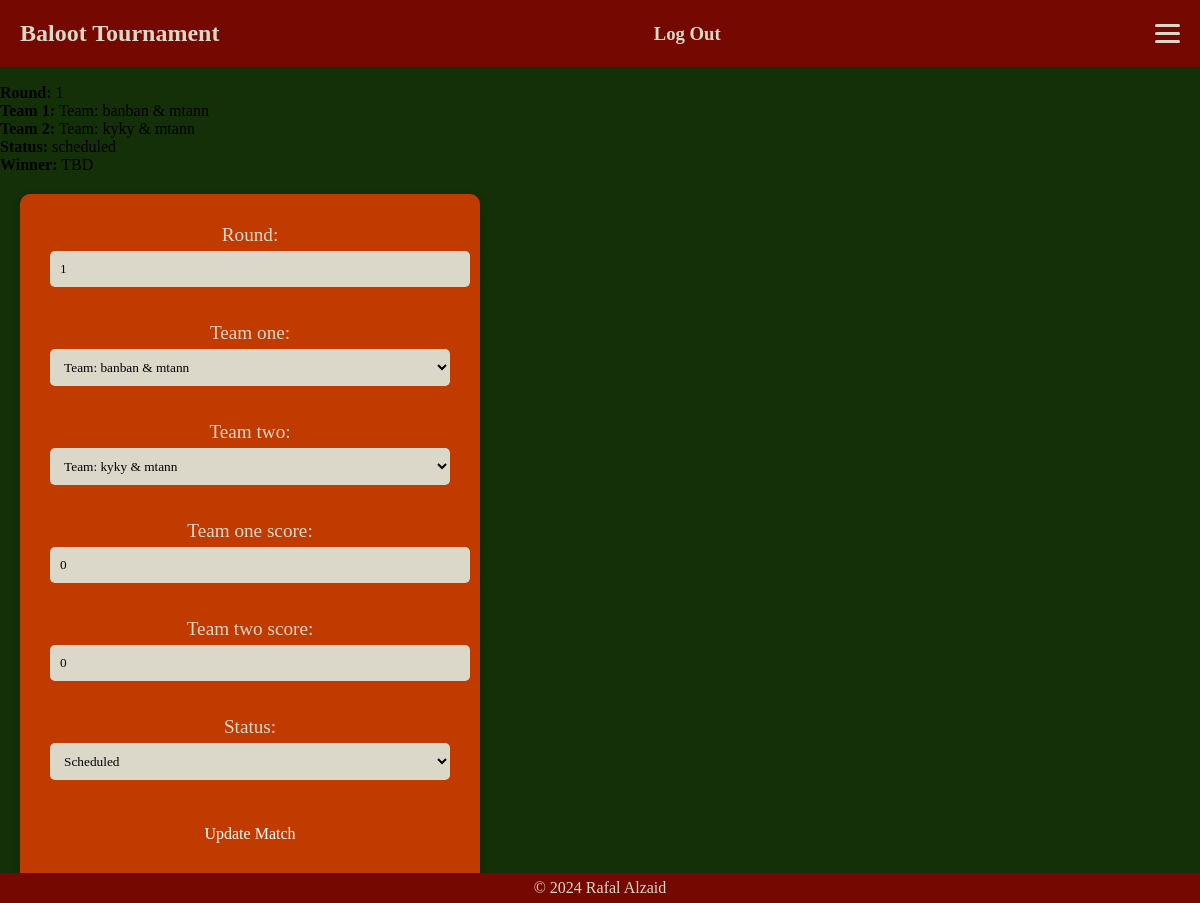
Page /project/match_detail/8/ (signed in) on the committed database.
### project/models.py (models this page shows, shortened)
class Match(models.Model):
    team_one = models.ForeignKey('Team', on_delete=models.CASCADE, related_name='matches_as_team_one')
    team_two = models.ForeignKey('Team', on_delete=models.CASCADE, related_name='matches_as_team_two', null=True, blank=True)
    team_one_score = models.IntegerField(default=0)
    team_two_score = models.IntegerField(default=0)
    winner = models.ForeignKey('Team', on_delete=models.SET_NULL, null=True, blank=True, related_name='matches_won')
    round = models.IntegerField()
    status = models.CharField(max_length=10, choices=STATUS_CHOICES, default='scheduled')

class Team(models.Model):
    player_one = models.ForeignKey(User, on_delete=models.CASCADE, related_name='player_one_teams')
    player_two = models.ForeignKey(User, on_delete=models.CASCADE, related_name='player_two_teams', null=True, blank=True)
    score = models.IntegerField(default=0)
    def __str__(self):
        return f"Team: {self.player_one.username} & {self.player_two.username if self.player_two else 'Solo'}"

### project/views.py (the view)
# urls.py: path('match_detail/<int:pk>/', match_detail, name='match-detail'),
@login_required(login_url='/signin/')
def match_detail(request, pk):
    match = get_object_or_404(Match, pk=pk)
    user_involved = request.user in [
        match.team_one.player_one,
        match.team_one.player_two,
        match.team_two.player_one if match.team_two else None,
        match.team_two.player_two if match.team_two else None
    ]
    if request.method == 'POST' and user_involved:
        form = MatchForm(request.POST, instance=match)
        if form.is_valid():
            form.save()  # Automatically updates the winner and advances them if status is completed
            messages.success(request, "Match updated successfully!")
            return redirect('team-list')
        else:
            messages.error(request, "Failed to update match. Please check your input.")
    else:
        form = MatchForm(instance=match) if user_involved else None
    return render(request, 'project/match_detail.html', {
        'match': match,
        'form': form,
        'user_involved': user_involved
    })

### project/forms.py
class MatchForm(forms.ModelForm):
    class Meta:
        model = Match
        fields = ['round', 'team_one', 'team_two', 'team_one_score', 'team_two_score', 'status']

### project/templates/project/match_detail.html (shortened to what this page needs)
{% extends 'project/base.html' %}
{% load custom_filters %}
{% block content %}
<p class="match-detail-main1"><strong>Round:</strong> {{ match.round }}</p>
<p><strong>Team 1:</strong> {{ match.team_one }}</p>
{% if match.team_two %}
    <p><strong>Team 2:</strong> {{ match.team_two }}</p>
{% else %}
    <p><strong>Team 2:</strong> TBD</p>
{% endif %}
<p><strong>Status:</strong> {{ match.status }}</p>
{% if match.winner %}
    <p><strong>Winner:</strong> {{ match.winner }}</p>
{% else %}
    <p><strong>Winner:</strong> TBD</p>
{% endif %}
{% if user_involved %}
    <form method="POST">
        {{ form.as_p }}
        <button type="submit">Update Match</button>
    </form>
{% else %}
    <p>You are not authorized to update this match.</p>
{% endif %}
{% endblock %}

### static/projstyle.css (style rules this page uses)
* { margin: 0; font-family: 'EB Garamond', serif !important; }
body { background-color:#143008; }
form { width: 100%; max-width: 400px; padding: 30px; background-color: #c13b00; border-radius: 10px; box-shadow: 0 4px 8px rgba(0, 0, 0, 0.2); margin: 20px; }
form p { margin-bottom: 15px; font-size: larger; text-align: center; color: #dbd8ca; }
form label { display: block; color: #dbd8ca; margin-bottom: 5px; }
select, form input { width: 100%; padding: 10px; background-color: #dbd8ca; border: none; border-radius: 5px; margin-bottom: 20px; }
button { display: inline-block; width: 100%; padding: 10px 15px; color: white; background-color: #c13b00; text-decoration: none; border-radius: 5px; border: none; font-size: larger; cursor: pointer; transition: all 0.3s ease; }
button { padding: 10px 20px; background-color: #c13b00; color: white; border: none; border-radius: 5px; cursor: pointer; font-size: 16px; }
.match-detail-main1 { padding-top: 7%; }

### rows in the picture
Match: round "1", team_one "Team: banban & mtann", team_two "Team: kyky & mtann", status "scheduled", team_one_score "0", team_two_score "0", status "Scheduled"
